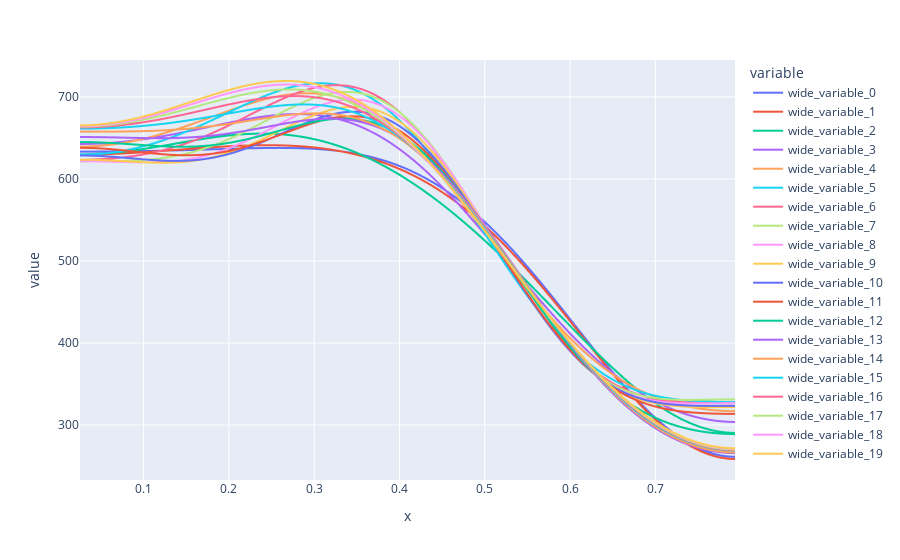

This figure's notebook cell:
### Code cell
f1_smooths = px.line(x = time_domain, y = list(smoothed[0, :, :].T))
f1_smooths.show()

### Figure 1 — Plotly figure (JSON) as saved in the notebook; plotly's stock layout.template omitted (floating-point values rounded to 4 significant figures; data arrays with more than 128 entries replaced by an {"elided": "..."} marker saying what was removed)
{"data": [{"hovertemplate": "variable=wide_variable_0<br>x=%{x}<br>value=%{y}<extra></extra>", "legendgroup": "wide_variable_0", "line": {"color": "#636efa", "dash": "solid"}, "marker": {"symbol": "circle"}, "mode": "lines", "name": "wide_variable_0", "showlegend": true, "type": "scattergl", "x": {"elided": "769 float values"}, "xaxis": "x", "y": {"elided": "769 float values"}, "yaxis": "y"}, {"hovertemplate": "variable=wide_variable_1<br>x=%{x}<br>value=%{y}<extra></extra>", "legendgroup": "wide_variable_1", "line": {"color": "#EF553B", "dash": "solid"}, "marker": {"symbol": "circle"}, "mode": "lines", "name": "wide_variable_1", "showlegend": true, "type": "scattergl", "x": {"elided": "769 float values"}, "xaxis": "x", "y": {"elided": "769 float values"}, "yaxis": "y"}, {"hovertemplate": "variable=wide_variable_2<br>x=%{x}<br>value=%{y}<extra></extra>", "legendgroup": "wide_variable_2", "line": {"color": "#00cc96", "dash": "solid"}, "marker": {"symbol": "circle"}, "mode": "lines", "name": "wide_variable_2", "showlegend": true, "type": "scattergl", "x": {"elided": "769 float values"}, "xaxis": "x", "y": {"elided": "769 float values"}, "yaxis": "y"}, {"hovertemplate": "variable=wide_variable_3<br>x=%{x}<br>value=%{y}<extra></extra>", "legendgroup": "wide_variable_3", "line": {"color": "#ab63fa", "dash": "solid"}, "marker": {"symbol": "circle"}, "mode": "lines", "name": "wide_variable_3", "showlegend": true, "type": "scattergl", "x": {"elided": "769 float values"}, "xaxis": "x", "y": {"elided": "769 float values"}, "yaxis": "y"}, {"hovertemplate": "variable=wide_variable_4<br>x=%{x}<br>value=%{y}<extra></extra>", "legendgroup": "wide_variable_4", "line": {"color": "#FFA15A", "dash": "solid"}, "marker": {"symbol": "circle"}, "mode": "lines", "name": "wide_variable_4", "showlegend": true, "type": "scattergl", "x": {"elided": "769 float values"}, "xaxis": "x", "y": {"elided": "769 float values"}, "yaxis": "y"}, {"hovertemplate": "variable=wide_variable_5<br>x=%{x}<br>value=%{y}<extra></extra>", "legendgroup": "wide_variable_5", "line": {"color": "#19d3f3", "dash": "solid"}, "marker": {"symbol": "circle"}, "mode": "lines", "name": "wide_variable_5", "showlegend": true, "type": "scattergl", "x": {"elided": "769 float values"}, "xaxis": "x", "y": {"elided": "769 float values"}, "yaxis": "y"}, {"hovertemplate": "variable=wide_variable_6<br>x=%{x}<br>value=%{y}<extra></extra>", "legendgroup": "wide_variable_6", "line": {"color": "#FF6692", "dash": "solid"}, "marker": {"symbol": "circle"}, "mode": "lines", "name": "wide_variable_6", "showlegend": true, "type": "scattergl", "x": {"elided": "769 float values"}, "xaxis": "x", "y": {"elided": "769 float values"}, "yaxis": "y"}, {"hovertemplate": "variable=wide_variable_7<br>x=%{x}<br>value=%{y}<extra></extra>", "legendgroup": "wide_variable_7", "line": {"color": "#B6E880", "dash": "solid"}, "marker": {"symbol": "circle"}, "mode": "lines", "name": "wide_variable_7", "showlegend": true, "type": "scattergl", "x": {"elided": "769 float values"}, "xaxis": "x", "y": {"elided": "769 float values"}, "yaxis": "y"}, {"hovertemplate": "variable=wide_variable_8<br>x=%{x}<br>value=%{y}<extra></extra>", "legendgroup": "wide_variable_8", "line": {"color": "#FF97FF", "dash": "solid"}, "marker": {"symbol": "circle"}, "mode": "lines", "name": "wide_variable_8", "showlegend": true, "type": "scattergl", "x": {"elided": "769 float values"}, "xaxis": "x", "y": {"elided": "769 float values"}, "yaxis": "y"}, {"hovertemplate": "variable=wide_variable_9<br>x=%{x}<br>value=%{y}<extra></extra>", "legendgroup": "wide_variable_9", "line": {"color": "#FECB52", "dash": "solid"}, "marker": {"symbol": "circle"}, "mode": "lines", "name": "wide_variable_9", "showlegend": true, "type": "scattergl", "x": {"elided": "769 float values"}, "xaxis": "x", "y": {"elided": "769 float values"}, "yaxis": "y"}, {"hovertemplate": "variable=wide_variable_10<br>x=%{x}<br>value=%{y}<extra></extra>", "legendgroup": "wide_variable_10", "line": {"color": "#636efa", "dash": "solid"}, "marker": {"symbol": "circle"}, "mode": "lines", "name": "wide_variable_10", "showlegend": true, "type": "scattergl", "x": {"elided": "769 float values"}, "xaxis": "x", "y": {"elided": "769 float values"}, "yaxis": "y"}, {"hovertemplate": "variable=wide_variable_11<br>x=%{x}<br>value=%{y}<extra></extra>", "legendgroup": "wide_variable_11", "line": {"color": "#EF553B", "dash": "solid"}, "marker": {"symbol": "circle"}, "mode": "lines", "name": "wide_variable_11", "showlegend": true, "type": "scattergl", "x": {"elided": "769 float values"}, "xaxis": "x", "y": {"elided": "769 float values"}, "yaxis": "y"}, {"hovertemplate": "variable=wide_variable_12<br>x=%{x}<br>value=%{y}<extra></extra>", "legendgroup": "wide_variable_12", "line": {"color": "#00cc96", "dash": "solid"}, "marker": {"symbol": "circle"}, "mode": "lines", "name": "wide_variable_12", "showlegend": true, "type": "scattergl", "x": {"elided": "769 float values"}, "xaxis": "x", "y": {"elided": "769 float values"}, "yaxis": "y"}, {"hovertemplate": "variable=wide_variable_13<br>x=%{x}<br>value=%{y}<extra></extra>", "legendgroup": "wide_variable_13", "line": {"color": "#ab63fa", "dash": "solid"}, "marker": {"symbol": "circle"}, "mode": "lines", "name": "wide_variable_13", "showlegend": true, "type": "scattergl", "x": {"elided": "769 float values"}, "xaxis": "x", "y": {"elided": "769 float values"}, "yaxis": "y"}, {"hovertemplate": "variable=wide_variable_14<br>x=%{x}<br>value=%{y}<extra></extra>", "legendgroup": "wide_variable_14", "line": {"color": "#FFA15A", "dash": "solid"}, "marker": {"symbol": "circle"}, "mode": "lines", "name": "wide_variable_14", "showlegend": true, "type": "scattergl", "x": {"elided": "769 float values"}, "xaxis": "x", "y": {"elided": "769 float values"}, "yaxis": "y"}, {"hovertemplate": "variable=wide_variable_15<br>x=%{x}<br>value=%{y}<extra></extra>", "legendgroup": "wide_variable_15", "line": {"color": "#19d3f3", "dash": "solid"}, "marker": {"symbol": "circle"}, "mode": "lines", "name": "wide_variable_15", "showlegend": true, "type": "scattergl", "x": {"elided": "769 float values"}, "xaxis": "x", "y": {"elided": "769 float values"}, "yaxis": "y"}, {"hovertemplate": "variable=wide_variable_16<br>x=%{x}<br>value=%{y}<extra></extra>", "legendgroup": "wide_variable_16", "line": {"color": "#FF6692", "dash": "solid"}, "marker": {"symbol": "circle"}, "mode": "lines", "name": "wide_variable_16", "showlegend": true, "type": "scattergl", "x": {"elided": "769 float values"}, "xaxis": "x", "y": {"elided": "769 float values"}, "yaxis": "y"}, {"hovertemplate": "variable=wide_variable_17<br>x=%{x}<br>value=%{y}<extra></extra>", "legendgroup": "wide_variable_17", "line": {"color": "#B6E880", "dash": "solid"}, "marker": {"symbol": "circle"}, "mode": "lines", "name": "wide_variable_17", "showlegend": true, "type": "scattergl", "x": {"elided": "769 float values"}, "xaxis": "x", "y": {"elided": "769 float values"}, "yaxis": "y"}, {"hovertemplate": "variable=wide_variable_18<br>x=%{x}<br>value=%{y}<extra></extra>", "legendgroup": "wide_variable_18", "line": {"color": "#FF97FF", "dash": "solid"}, "marker": {"symbol": "circle"}, "mode": "lines", "name": "wide_variable_18", "showlegend": true, "type": "scattergl", "x": {"elided": "769 float values"}, "xaxis": "x", "y": {"elided": "769 float values"}, "yaxis": "y"}, {"hovertemplate": "variable=wide_variable_19<br>x=%{x}<br>value=%{y}<extra></extra>", "legendgroup": "wide_variable_19", "line": {"color": "#FECB52", "dash": "solid"}, "marker": {"symbol": "circle"}, "mode": "lines", "name": "wide_variable_19", "showlegend": true, "type": "scattergl", "x": {"elided": "769 float values"}, "xaxis": "x", "y": {"elided": "769 float values"}, "yaxis": "y"}], "layout": {"legend": {"title": {"text": "variable"}, "tracegroupgap": 0}, "margin": {"t": 60}, "xaxis": {"anchor": "y", "domain": [0, 1], "title": {"text": "x"}}, "yaxis": {"anchor": "x", "domain": [0, 1], "title": {"text": "value"}}}}
